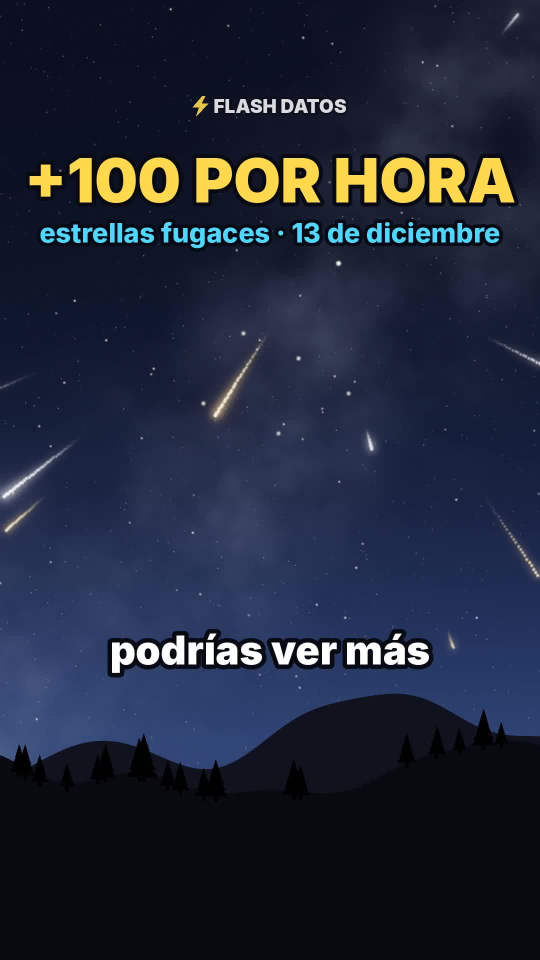
#> input picture videos/44-geminidas-2026/portada.jpg, 1080 x 1920 px (shown at 1/2 size)
$ python -i escena.py   (imports and definitions only)
#> lines starting #> are read from the running program, lines starting #| are printed output that depends on the picture
### motor/noise.py
import numpy as np
rng = np.random.default_rng(7)
PERM = rng.permutation(256)
P = np.concatenate([PERM, PERM]).astype(np.int64)
VALS = rng.random(256)


def _hash(ix, iy, iz):
    return VALS[P[P[P[ix & 255] + (iy & 255)] + (iz & 255)]]


def vnoise(x, y, z):
    xi, yi, zi = np.floor(x).astype(np.int64), np.floor(y).astype(np.int64), np.floor(z).astype(np.int64)
    xf, yf, zf = x - xi, y - yi, z - zi
    u, v, w = xf * xf * (3 - 2 * xf), yf * yf * (3 - 2 * yf), zf * zf * (3 - 2 * zf)
    c000 = _hash(xi, yi, zi); c100 = _hash(xi + 1, yi, zi)
    c010 = _hash(xi, yi + 1, zi); c110 = _hash(xi + 1, yi + 1, zi)
    c001 = _hash(xi, yi, zi + 1); c101 = _hash(xi + 1, yi, zi + 1)
    c011 = _hash(xi, yi + 1, zi + 1); c111 = _hash(xi + 1, yi + 1, zi + 1)
    x00 = c000 + u * (c100 - c000); x10 = c010 + u * (c110 - c010)
    x01 = c001 + u * (c101 - c001); x11 = c011 + u * (c111 - c011)
    y0 = x00 + v * (x10 - x00); y1 = x01 + v * (x11 - x01)
    return y0 + w * (y1 - y0)


def fbm(x, y, z, octaves=5, lac=2.0, gain=0.5, seed=0.0):
#> called with octaves = 5, lac = 2, gain = 0.5, seed = 21
    tot, amp, norm, f = 0.0, 1.0, 0.0, 1.0
    for o in range(octaves):
        off = seed * 17.31 + o * 31.7
        tot = tot + amp * vnoise(x * f + off, y * f - off * 0.7, z * f + off * 1.3)
        norm += amp; amp *= gain; f *= lac
    return tot / norm


def smooth(a, b, x):
    t = np.clip((x - a) / (b - a), 0, 1)
    return t * t * (3 - 2 * t)


def mix(a, b, t):
    t = t[..., None]
    return np.asarray(a) * (1 - t) + np.asarray(b) * t

### videos/44-geminidas-2026/escena.py
"""Flash Datos · video 44: Gemínidas 2026, la lluvia de estrellas que viene de un asteroide.

Escena nueva: cielo nocturno con montañas y pinos en silueta, Vía Láctea y meteoros que salen del
radiante en Géminis (Cástor y Pólux); cometa con sus dos colas frente al asteroide 3200 Faetón;
vista del sistema solar con la órbita alargada de Faetón rozando el Sol y dejando su rastro de polvo;
la Tierra cruzando la corriente y granitos que se encienden en la atmósfera; Luna creciente al 20 %
que se mete tras los cerros al anochecer; reloj a las 2 a. m. y el resplandor de la ciudad que se
apaga; cierre con el mismo cielo del inicio.

Uso:
  python3 escena.py test 1 5 12 ...
  python3 escena.py chunk <ini> <fin> <out>
  python3 escena.py info
"""
import json, math, os, subprocess, sys
import numpy as np
from PIL import Image, ImageDraw, ImageFont
from scipy.ndimage import gaussian_filter, zoom as ndzoom

BASE = os.path.dirname(os.path.abspath(__file__))
sys.path.insert(0, BASE)
from noise import fbm

W, H, FPS = 1080, 1920, 30
TY = math.tan(math.radians(20)); TX = TY * W / H
PIX = 2 * TY / H

xs = ((np.arange(W) + 0.5) / W * 2 - 1) * TX
ys = (1 - (np.arange(H) + 0.5) / H * 2) * TY
DX, DY = np.meshgrid(xs, ys)
NRM = np.sqrt(DX * DX + DY * DY + 1)
DIRS = np.stack([DX / NRM, DY / NRM, -1 / NRM], axis=-1).astype(np.float64)

# [1 line not run here, left out]


def lin(c):
    return np.asarray(c, dtype=np.float32) ** 2.2


def smooth(a, b, x):
    t = np.clip((x - a) / (b - a), 0, 1)
    return t * t * (3 - 2 * t)


def ease(s):
    s = min(max(s, 0.0), 1.0)
    return s * s * s * (s * (6 * s - 15) + 10)


def ease_out(s):
    s = min(max(s, 0.0), 1.0)
    return 1 - (1 - s) ** 3


def lerp(a, b, s):
    return np.asarray(a, float) * (1 - s) + np.asarray(b, float) * s


# [24 lines left out: functions sample, rot_y, rot_x, not called in this run]


def latlon(v):
    return np.arcsin(np.clip(v[..., 1], -1, 1)), np.arctan2(v[..., 0], v[..., 2])


# [1 line not run here, left out]
# [1 line that did not run here, left out]
# [1 line that did not run here, left out]
# [1 line that did not run here, left out]


# ---------------- fondo ----------------
def make_background():
    rng = np.random.default_rng(9)
    bg = np.zeros((H, W, 3), np.float32)
    n = 1700
    x = rng.integers(0, W, n); y = rng.integers(0, H, n)
    inten = 0.02 + 0.45 * rng.random(n) ** 7
    tint = rng.random(n)
    col = np.stack([0.80 + 0.2 * tint, 0.86 + 0.06 * tint, 1.0 - 0.25 * tint], -1)
    np.add.at(bg, (y, x), col * inten[:, None])
    bg = gaussian_filter(bg, (0.6, 0.6, 0))
    big = np.zeros_like(bg)
    m = 40
    bx = rng.integers(0, W, m); by = rng.integers(0, H, m)
    np.add.at(big, (by, bx), np.array([1.0, 0.95, 0.9]) * (1.5 + 3 * rng.random(m))[:, None])
    bg += gaussian_filter(big, (1.3, 1.3, 0))
    gy, gx = np.mgrid[0:120, 0:68] / 40.0
    neb = fbm(gx, gy, np.full_like(gx, 2.3), 5, seed=21)
    neb = ndzoom(neb, (H / 120, W / 68), order=1)
    neb = np.clip((neb - 0.45) * 2.2, 0, 1) ** 1.6
    bg += neb[..., None] * np.array([0.012, 0.016, 0.045], np.float32)
    return bg


BG = make_background()

# ---------------- cámara ----------------
class Cam:
    # [7 lines left out: function __init__, not called in this run]

    def dirs(self, y0, y1, x0, x1):
        d = DIRS[y0:y1, x0:x1]
        return d[..., 0:1] * self.r + d[..., 1:2] * self.u + (-d[..., 2:3]) * self.f

    # [84 lines left out: functions proj, draw_earth, splat, not called in this run]


def bloom(img):
    small = img[::4, ::4]
    br = np.clip(small - 0.85, 0, None)
    g = gaussian_filter(br, (5, 5, 0)) * 0.55 + gaussian_filter(br, (22, 22, 0)) * 0.8 + gaussian_filter(br, (60, 60, 0)) * 0.45
    return img + ndzoom(g, (4, 4, 1), order=1)[:H, :W]


# [4 lines left out: function tonemap, not called in this run]


# [1 line not run here, left out]
# [1 line that did not run here, left out]
# [1 line that did not run here, left out]
# [1 line that did not run here, left out]
# [1 line that did not run here, left out]
# [1 line that did not run here, left out]
SPLIT = lambda k, f: S0[k] + (S1[k] - S0[k]) * f
# [1 line that did not run here, left out]
RE_KM = 6371.0
FD = os.path.join(BASE, "fonts", "")
_fc = {}


# [5 lines left out: function font, not called in this run]


YELLOW = (255, 216, 77); CYAN = (79, 216, 255); WHITE = (255, 255, 255); RED = (255, 90, 70); ORANGE = (255, 160, 70)
HL_WORDS = set()


# [15 lines left out: function groups_for_part, not called in this run]


CAPS = []
# [6 lines not run here, left out]


def is_hl(w):
    core = w.strip(".,:…?¿!¡()").lower()
    return any(ch.isdigit() for ch in core) or core in HL_WORDS or (core.isupper() and len(core) > 2) or w.strip(".,:…?¿!¡()").isupper()


# [28 lines left out: functions draw_caption, fade, not called in this run]


def txt(d, xy, s, size, col, A, fn="Inter-Black.otf", sw=8, anchor="mm"):
    d.text(xy, s, font=font(fn, size), fill=col + (A,), anchor=anchor, stroke_width=sw, stroke_fill=(8, 10, 20, A))


# [16 lines left out: function draw_label, not called in this run]


def bolt(cx, cy, s):
    pts = [(0.58, 0.0), (0.12, 0.56), (0.44, 0.56), (0.30, 1.0), (0.88, 0.38), (0.55, 0.38), (0.74, 0.0)]
    return [(cx + (px - 0.5) * s, cy + (py - 0.5) * s) for px, py in pts]


# [61 lines left out: functions draw_watermark, marker, draw_endcard, flash_alpha, glow, _paste, not called in this run]


def unit(v):
    v = np.asarray(v, float)
    return v / np.linalg.norm(v)


def pt(cam, P):
    x, y, z = cam.proj(P)
    return float(x[0]), float(y[0]), float(z[0])


# [1 line that did not run here, left out]
# [1 line that did not run here, left out]
SOL_HOT = np.array([3.0, 2.3, 1.05]); SOL_COOL = np.array([1.9, 1.0, 0.32])
WD_HOT = np.array([1.5, 1.8, 2.4]); WD_COOL = np.array([1.0, 1.25, 1.8])
RD_HOT = np.array([1.9, 0.5, 0.16]); RD_COOL = np.array([0.9, 0.15, 0.04])


# [47 lines left out: function draw_star, not called in this run]


# =====================================================================
#  VIDEO 44 · Gemínidas 2026: la lluvia de estrellas que viene de un asteroide
# =====================================================================
# [1 line that did not run here, left out]


# [39 lines left out: function draw_body, not called in this run]


def _rock_tex(seed=3, crat=9):
    th, tw = 256, 512
    la = (0.5 - (np.arange(th) + 0.5) / th) * np.pi
    lo = (np.arange(tw) + 0.5) / tw * 2 * np.pi - np.pi
    LO, LA = np.meshgrid(lo, la)
    x, y, z = np.cos(LA) * np.sin(LO), np.sin(LA), np.cos(LA) * np.cos(LO)
    n1 = fbm(x * 3 + 5, y * 3, z * 3, 5, seed=seed)
    n2 = fbm(x * crat, y * crat + 2, z * crat, 3, seed=seed + 5)
    cr = np.clip(1 - np.abs(n2 - 0.5) * 9, 0, 1) ** 2
    g = 0.22 + 0.35 * n1 - 0.12 * cr
    return np.clip(g, 0.05, 0.7).astype(np.float32)


ROCK = _rock_tex()
MOONT = np.clip(_rock_tex(17, 6) * 1.25 + 0.12, 0, 1).astype(np.float32)
# [1 line that did not run here, left out]
SOL_HOT = np.array([3.0, 2.3, 1.05]); SOL_COOL = np.array([1.9, 1.0, 0.32])

# ---------------- cielo nocturno (plano 2D con paralaje) ----------------
PADX, PADY = 240, 320


def _sky_stars():
    rng = np.random.default_rng(44)
    HH, WW = H + PADY, W + PADX
    sk = np.zeros((HH, WW, 3), np.float32)
    n = 5200
    x = rng.integers(0, WW, n); y = rng.integers(0, HH, n)
    inten = 0.03 + 0.7 * rng.random(n) ** 9
    tint = rng.random(n)
    col = np.stack([0.80 + 0.2 * tint, 0.86 + 0.06 * tint, 1.0 - 0.25 * tint], -1)
    np.add.at(sk, (y, x), col * inten[:, None])
    sk = gaussian_filter(sk, (0.7, 0.7, 0))
    big = np.zeros_like(sk)
    m = 110
    bx = rng.integers(0, WW, m); by = rng.integers(0, HH, m)
    np.add.at(big, (by, bx), np.array([1.0, 0.96, 0.92]) * (1.2 + 3.5 * rng.random(m))[:, None])
    sk += gaussian_filter(big, (1.3, 1.3, 0))
    # Vía Láctea: banda diagonal tenue con nubes oscuras
    gy, gx = np.mgrid[0:HH // 8, 0:WW // 8].astype(np.float32)
    u = (gx * 8 - WW * 0.62) * 0.8 + (gy * 8 - HH * 0.35) * 0.6
    band = np.exp(-(u / 260.0) ** 2)
    nz = fbm(gx / 22.0, gy / 22.0, np.full_like(gx, 3.3), 5, seed=31)
    dk = fbm(gx / 9.0, gy / 9.0, np.full_like(gx, 7.7), 4, seed=37)
    mw = band * np.clip(nz * 1.3 - 0.2, 0, 1) * np.clip(1.2 - dk * 1.1, 0, 1)
    mw = ndzoom(mw, (HH / mw.shape[0], WW / mw.shape[1]), order=1)[:HH, :WW]
    sk += mw[..., None] * np.array([0.055, 0.058, 0.075], np.float32)
    sk += (mw[..., None] ** 2) * np.array([0.0, 0.0, 0.0], np.float32)
    return sk


SKY = _sky_stars()
_gy = np.linspace(0, 1, H, dtype=np.float32)[:, None, None]


# [6 lines left out: function hill_profile, not called in this run]


XS = np.arange(W, dtype=np.float64)
# árboles (pinos) en la silueta
RT = np.random.default_rng(8)
TREES = [(RT.uniform(0, W), RT.uniform(28, 70)) for _ in range(22)]


# [45 lines left out: functions sky_bg, hills, not called in this run]


# ---------------- meteoros ----------------
RM = np.random.default_rng(1213)
NM = 900
M_T = np.sort(RM.random(NM)) * 60.0            # nacimiento (s)
M_U = RM.random(NM)                            # umbral de tasa
M_TH = RM.random(NM) * 2 * np.pi               # dirección desde el radiante
M_D0 = 60 + RM.random(NM) ** 0.8 * 900          # distancia inicial al radiante (px)
M_L = 220 + RM.random(NM) * 520                # recorrido (px)
M_DUR = 0.35 + RM.random(NM) * 0.55
M_B = 1.6 + RM.random(NM) ** 3 * 5.0
M_C = RM.random(NM)
M_COL = np.where(M_C[:, None] < 0.68, np.array([1.0, 1.0, 1.05]),
                 np.where(M_C[:, None] < 0.9, np.array([1.25, 1.0, 0.55]), np.array([0.6, 1.3, 0.75])))


# [22 lines left out: function meteors, not called in this run]


# Géminis: posiciones relativas al radiante (px), Cástor y Pólux
GEM = [(-70, -40, 1.6, "CÁSTOR"), (40, 20, 2.0, "PÓLUX"), (-150, 160, 0.7, None), (-40, 210, 0.8, None),
       (-230, 300, 0.7, None), (-80, 360, 0.6, None), (60, 280, 0.6, None)]
GEM_L = [(0, 2), (2, 4), (1, 3), (3, 6), (2, 3), (3, 5)]


# [15 lines left out: functions gemini_stars, sky_shot, not called in this run]


# ---------------- espacio: Sol, órbita de Faetón y su polvo ----------------
AU = 3.0
Q_F = 0.14 * AU; QA_F = 2.40 * AU
A_F = (Q_F + QA_F) / 2; E_F = (QA_F - Q_F) / (QA_F + Q_F); B_F = A_F * math.sqrt(1 - E_F ** 2)
INC = math.radians(14)


def orbit_pt(M):
    """Punto de la órbita de Faetón para anomalía media M (array o escalar). Perihelio hacia +z."""
    M = np.asarray(M, float)
    E = M.copy()
    for _ in range(12):
        E = E - (E - E_F * np.sin(E) - M) / (1 - E_F * np.cos(E))
    x = A_F * (np.cos(E) - E_F); y = B_F * np.sin(E)
    # plano orbital: x→z (perihelio hacia la cámara), y→x, inclinado
    P = np.stack([y, 0.0 * x, x], -1)
    return P


RD = np.random.default_rng(77)
ND = 9000
D_M = RD.random(ND) * 2 * np.pi
D_J = RD.standard_normal((ND, 3)) * 0.05
D_B = 0.4 + RD.random(ND)


# [9 lines left out: function dust, not called in this run]


def sun(img, cam, r=0.32, expo=1.0, t=0.0):
    return draw_star(img, cam, O3, r, t, SOL_HOT, SOL_COOL, expo, spin=0.04 * t, halo=2.2,
                     halo_col=np.array([1.6, 1.1, 0.5]), tex=SUN_N, tex_scale=1.0)


# [7 lines left out: function ring_line, not called in this run]


# ---------------- planos ----------------
O3 = np.zeros(3)
FIRST = ["gancho", "origen", "rastro", "cruce", "luna", "hora", "cierre"]
# [1 line that did not run here, left out]
# [1 line that did not run here, left out]
# [1 line that did not run here, left out]


# [12 lines left out: functions scene, span, not called in this run]


RAD0 = (W * 0.58, 520)


# [7 lines left out: function sh_gancho, not called in this run]


COMET_P = np.array([0.0, 0.0, 0.0])
RC = np.random.default_rng(5)
NC = 6000
C_S = RC.random(NC); C_J = RC.standard_normal((NC, 2)); C_K = RC.random(NC)


# [40 lines left out: functions sh_origen, mf_rastro, not called in this run]


def cam_space(s):
    return Cam((1.2 - 1.0 * s, 15.5 - 1.0 * s, 9.5 + 0.6 * s), (0.0, -1.6, -2.4), roll=0.02)


# [12 lines left out: function sh_rastro, not called in this run]


EARTH_C = np.array([0.0, 0.0, 0.0])
_Ms = np.linspace(0.0, np.pi, 4000)
_rr = np.linalg.norm(orbit_pt(_Ms)[:, [0, 2]], axis=1)
_PX = orbit_pt(_Ms[np.argmin(np.abs(_rr - AU))])
TH_X = math.atan2(_PX[0], _PX[2])


# [84 lines left out: functions sh_cruce, sh_luna, sh_hora, sh_cierre, not called in this run]


SCENES = dict(gancho=sh_gancho, origen=sh_origen, rastro=sh_rastro, cruce=sh_cruce, luna=sh_luna, hora=sh_hora, cierre=sh_cierre)


# ---------------- textos y gráficos ----------------
def counter(d, t, a, b, v0, v1, fmt, y, size, col, A):
    k = ease_out((t - a) / max(b - a, 1e-3))
    txt(d, (W / 2, y), fmt(v0 + (v1 - v0) * k), size, col, A, "Inter-Black.otf", 9)


# [107 lines left out: functions clock, overlays, render, not called in this run]


# [21 lines not run here, left out]

>>> import cv2
>>> picture = cv2.imread('portada.jpg', cv2.IMREAD_GRAYSCALE)
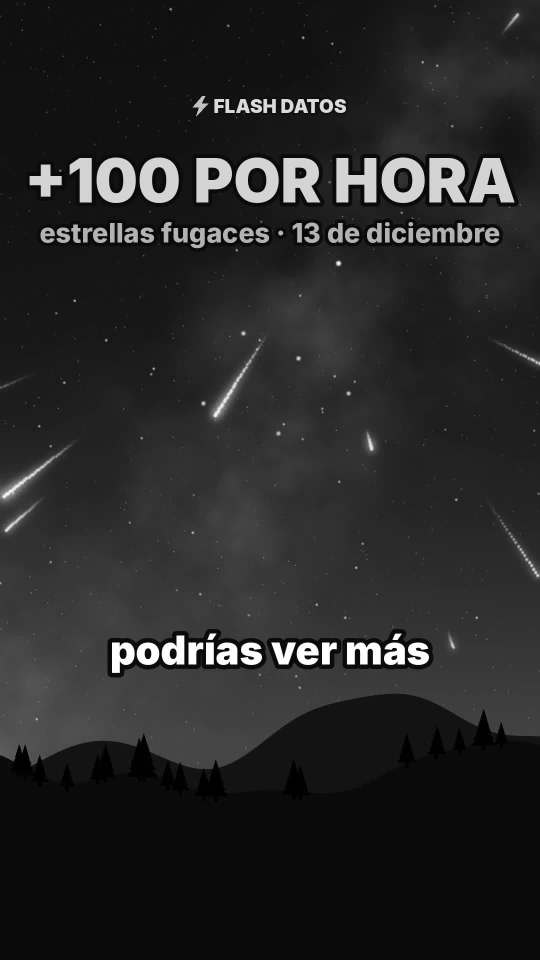
#> picture: shape (1920, 1080) (shown at 1/2 size); min 0, max 255, mean 39.4
>>> result = bloom(picture)
#> in bloom, `small = img[::4, ::4]`:
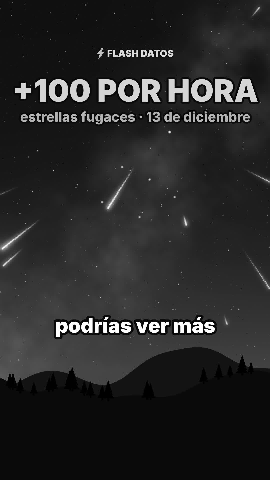
#> small: shape (480, 270); min 0, max 255, mean 39.5
#> (the run stopped early here; a loop or call above may not have finished)
